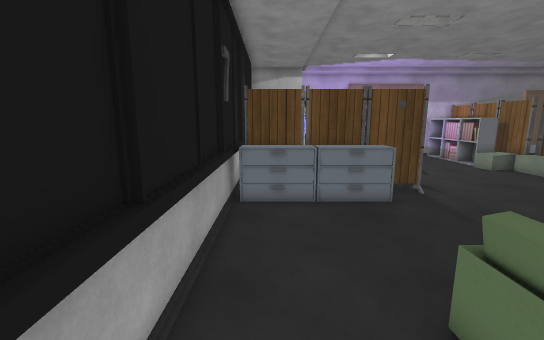
view 1 (above)

18 first-person views from a walk through a Unity game level. The camera is 1.5 m above the floor, tilts 10° down and sees 90° across. The floor is counted in squares, 0.5 m on a side. Each view is taken from the middle of a square. On the plan, view 1 faces up. The plan holds only what a view shows up to about 20 squares ahead; the rest is blank. The place goes on beyond the plan. The player is left out. Door leaves are left out, so doorways stand open. Some surface patterns are stand-ins.

view 2
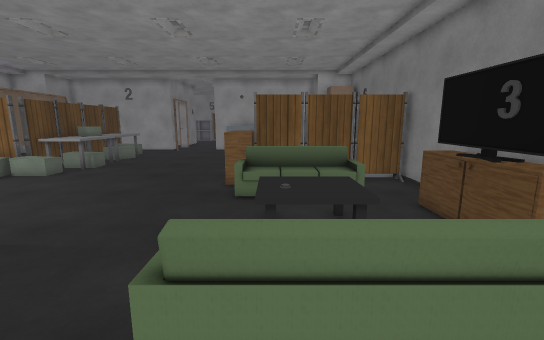

view 3
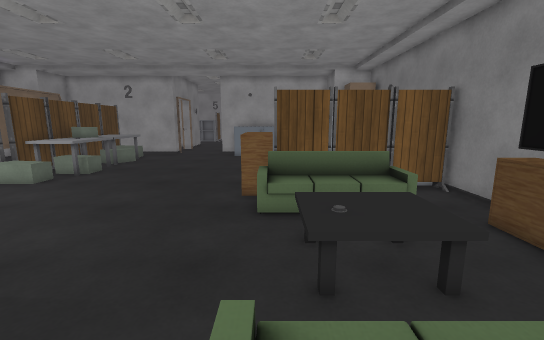

view 4
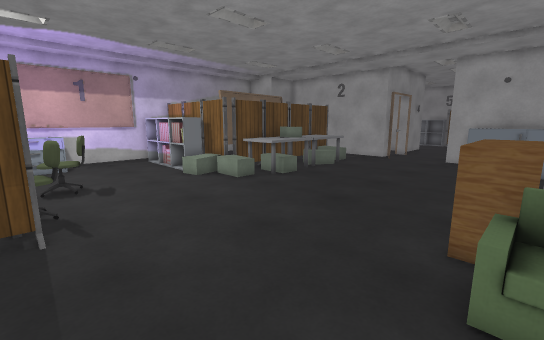

view 5
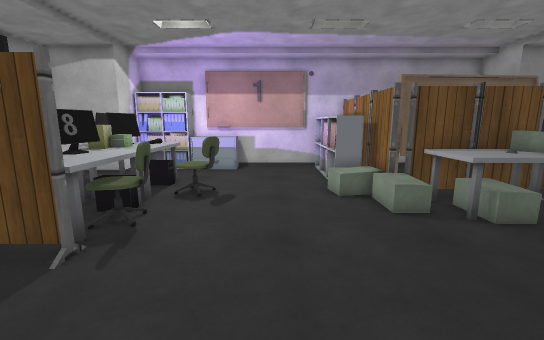

view 6
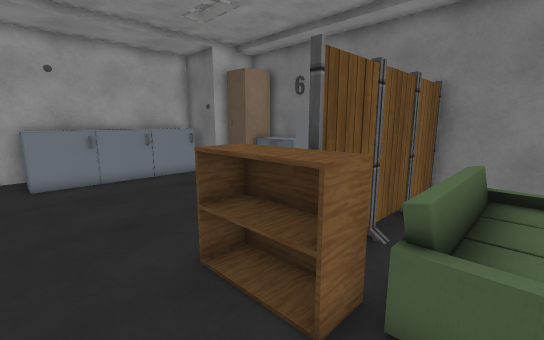

view 7
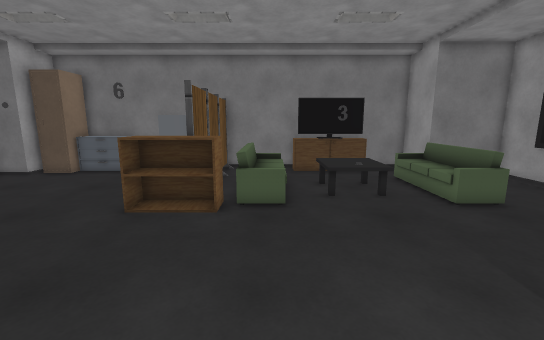

view 8
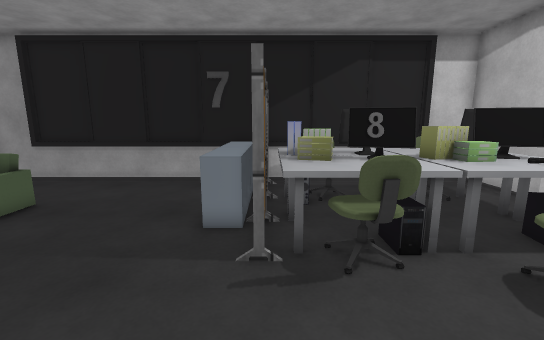

view 9
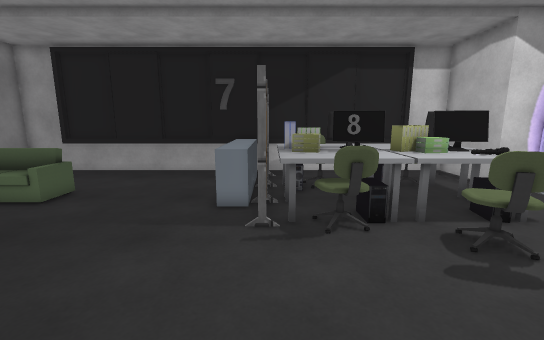

view 10
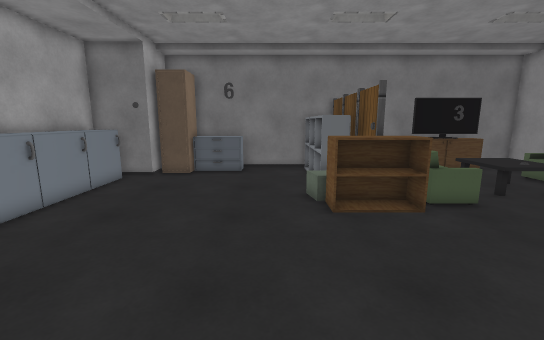

view 11
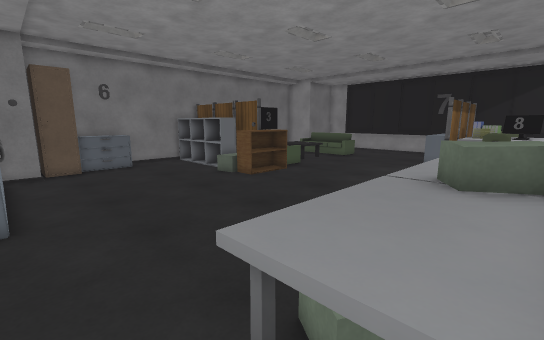

view 12
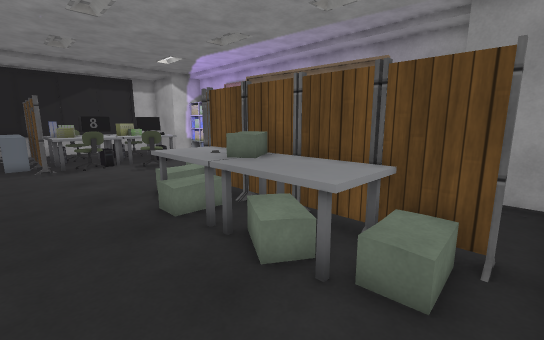

view 13
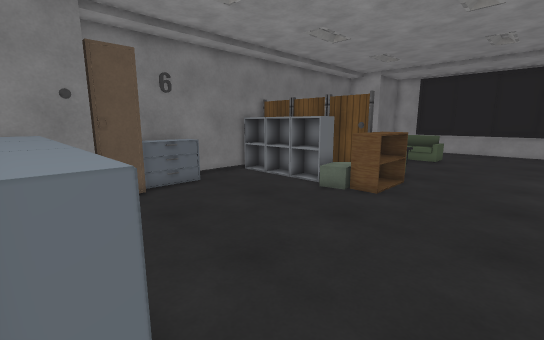

view 14
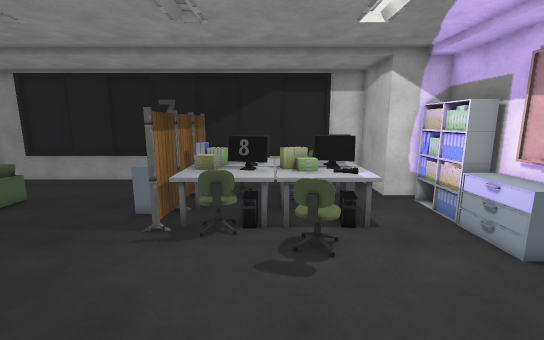

view 15
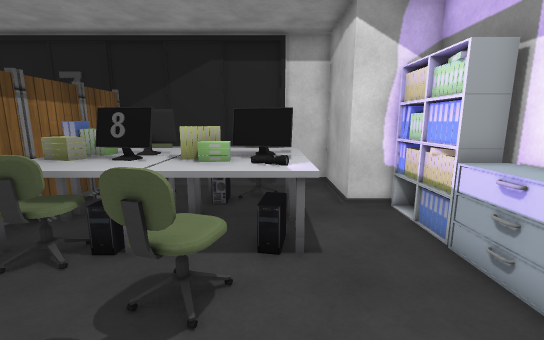

view 16
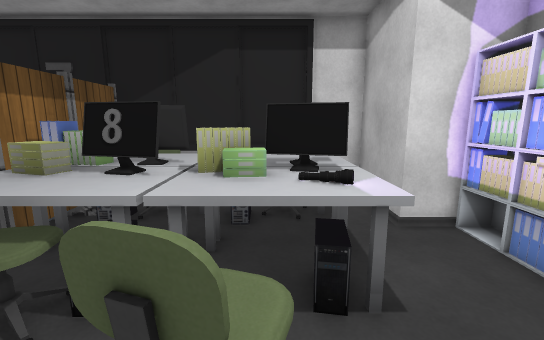

view 17
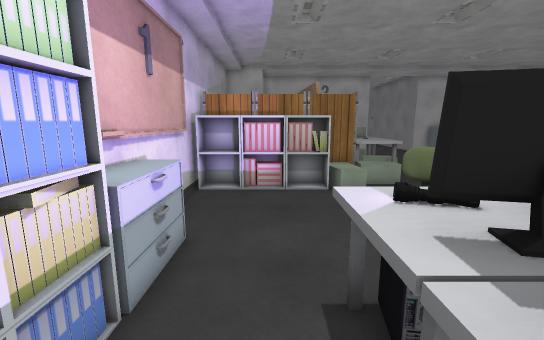

view 18
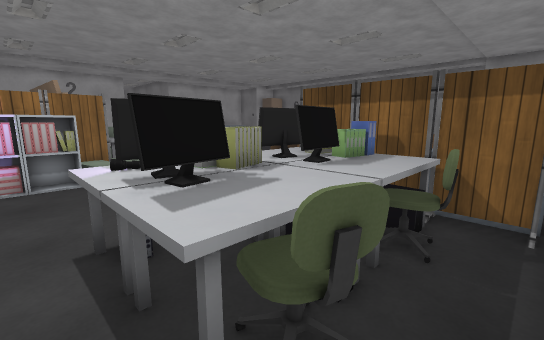

### Floor plan
Key: @ floor where view 1 was taken; # wall or solid block; x gap in a wall; . main floor; : floor 0.5 m higher than the main floor; + floor 1 m higher than the main floor; / step, stairs or slope; = window, fence, low wall or low ledge; ^ raised ledge; v drop or lower ground; O other object.
Columns run from 2 left of view 1 to 27 right of it. Each row starts with its distance up from view 1.
 24     v###^^^^#######
 23     v###^^^.....###
 22 v####...........###        vvv
 21 #...............###         =#
 20 #..^^x=^^.......###         .
 19 # ^^^^#OO.......### ######  .
 18 #=#^^^#^^^^.....####=v   v  .
 17 #=.^^^^^^^^.....O/##======###.
 16 #=.^^^^^^......../:+++//+++//.
 15 #=#^^^#O^#......./:+++//+++//.
 14 #=^^^^#^^x.........+++/////...
 13 #= ^^^^^^=...................
 12 ####^^^^^....................
 11 #^^^^^^x.....................
 10 #^^^^^^.......................
  9 #=............................
  8 #=............................
  7 #=............................
  6 #=..........................^^
  5 #=..........................^^
  4 #=.............^^^^.........^^
  3 #=...OO......Ov^^^^.........^^
  2 #=.. =O.^O^^.OO.OOO.........^^
  1 #=.  =O.^^^^.OO.#=#.........^^
  0 v#@  OO.^^^^.OO.###.........^^
 -1      =O......O=.###.........^^
 -2 v####==......==.###........vvv
 -3     #...====....###....==##v
 -4     #..=####=...###...^^^##
 -5     v##vvvvvv#########vvv##

Where each view was taken, in squares from view 1:
view 1: 0 up, 0 right, facing up
view 2: 2 up, 0 right, facing right
view 3: 3 up, 2 right, facing right
view 4: 3 up, 6 right, facing up-right
view 5: 6 up, 11 right, facing up
view 6: 7 up, 11 right, facing down-right
view 7: 13 up, 11 right, facing down
view 8: 12 up, 12 right, facing left
view 9: 12 up, 14 right, facing left
view 10: 13 up, 18 right, facing down
view 11: 16 up, 26 right, facing down-left
view 12: 10 up, 27 right, facing up-left
view 13: 9 up, 27 right, facing down-left
view 14: 16 up, 16 right, facing left
view 15: 19 up, 12 right, facing left
view 16: 18 up, 10 right, facing left
view 17: 21 up, 2 right, facing right
view 18: 21 up, 1 left, facing down-right
